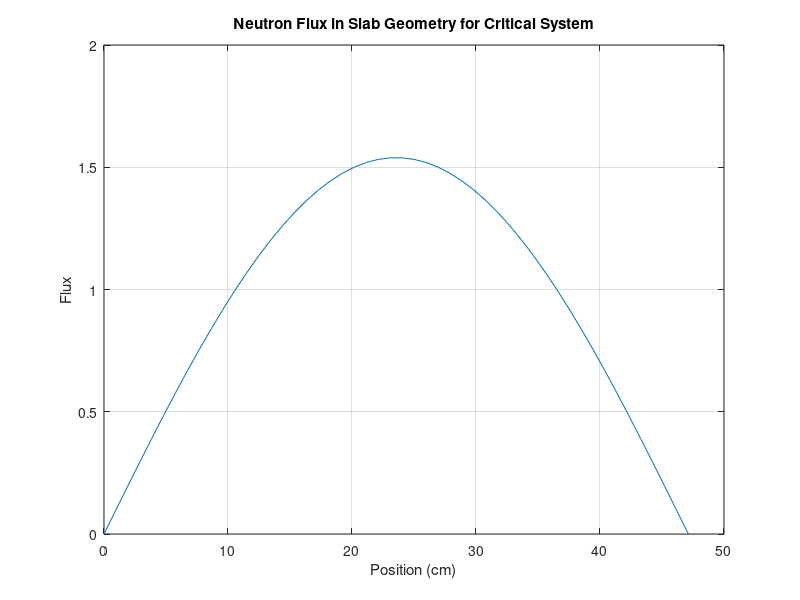

The MATLAB source for this figure:
%% Neutron Diffusion Equation K-eigenvalue Criticality Calculation
% Solves neutron diffusion equation (NDE) in slab geometry.
% Finds width of critical slab using one-speed diffusion theory
% with zero flux boundary conditions on the edges. 

clc, clear

%% Neutron Diffusion Equation in Slab with Fission Source
% The NDE in a slab is given by
%
% $$ -\frac{d}{dx}D(x)\frac{d\phi(x)}{dx} + \Sigma_a \phi(x) = \frac{1}{k}\nu
% \Sigma_f \phi(x) $$
%
% where $D(x)$ is the diffusion coefficient, $\Sigma_a$ and $\Sigma_f$ are
% the absorption and fission macroscopic cross sections, $\nu$ is the
% average number of neutrons emitted in fission, and $k$ is k-effective.

%% Material Properties
%D = 2;
%nusigf = 3*pi;
%siga = pi;
D = 0.9; nusigf = 0.070; siga = 0.066;

%% Slab Geometry Width and Discretization
Lx = pi*((nusigf-siga)/D)^(-0.5);
%Lx = 47.1239;

%Discretization of geometry
N = 50;
h = Lx/(N-1);

x = 0:h:Lx;

%% Generation of Leakage and Absorption Matrices
L = (-D/h^2).*full(gallery('tridiag',N,1,-2,1));
A = siga*eye(N,N);

M = L+A;

%% Boundary Conditions $(\phi(0) = \phi(L) = 0)$
M(1,1) = 1; M(1,2) = 0;
M(end,end) = 1; M(end,end-1) = 0;

phi0 = ones(N,1);
phi0(1) = 0;
phi0(N) = 0;

%% Power Iteration Scheme for k-eigenvalue and Flux
% Algorithm:
% We input an initial flux $\phi^{(0)}(x)$ and k-effective value $k_0$ and solve
% the equation:
%
% $$ M \psi^{(0)}(x) = \frac{1}{k} F \phi^{(0)}(x) $$
%
% for $\psi^{(0)}(x)$. Using this function, we calculate the next k-effective
% iterate using
%
% $$ k^{n+1} = \frac{\sum \nu \Sigma_f \psi^{(n)}(x)}{\sum \nu \Sigma_f
% \phi^{(n)}(x)} $$
%
% The new flux $\phi^{(n+1)}(x)$ is calculated
%
% $$ \phi^{(n+1)}(x) = \frac{1}{k} \psi^{(n)}(x) $$.
% 
% This is done until the two-norm difference between k-effective iterations
% is less than some tolerance.
%

beta = 0.0;

%M - 0.9.*eye(N,N);
%M(1,1) = 1; M(1,2) = 0;
%M(end,end) = 1; M(end,end-1) = 0;

% k-effective guess
k = 1.50;

%Tolerance Criterion
tol = 1e-15;

for i = 1:100
    
    kold = k;
    
    psi = (M-beta.*eye(N,N))\(nusigf.*phi0);
    k = sum(nusigf.*psi)/sum(nusigf*phi0);
    phi0 = (1/k).*psi;
    phi0(1) = 0;
    phi0(N) = 0;
    
    residual = norm(abs(k-kold));
    
    if residual <= tol
        
        break
        
    end
    
end

plot(x,phi0);
xlabel('Position (cm)');
ylabel('Flux');
title('Neutron Flux in Slab Geometry for Critical System')
grid on

fprintf('Calculated k-effective value: %f \n',k)
fprintf('K-effective converged in %i iterations \n',i)